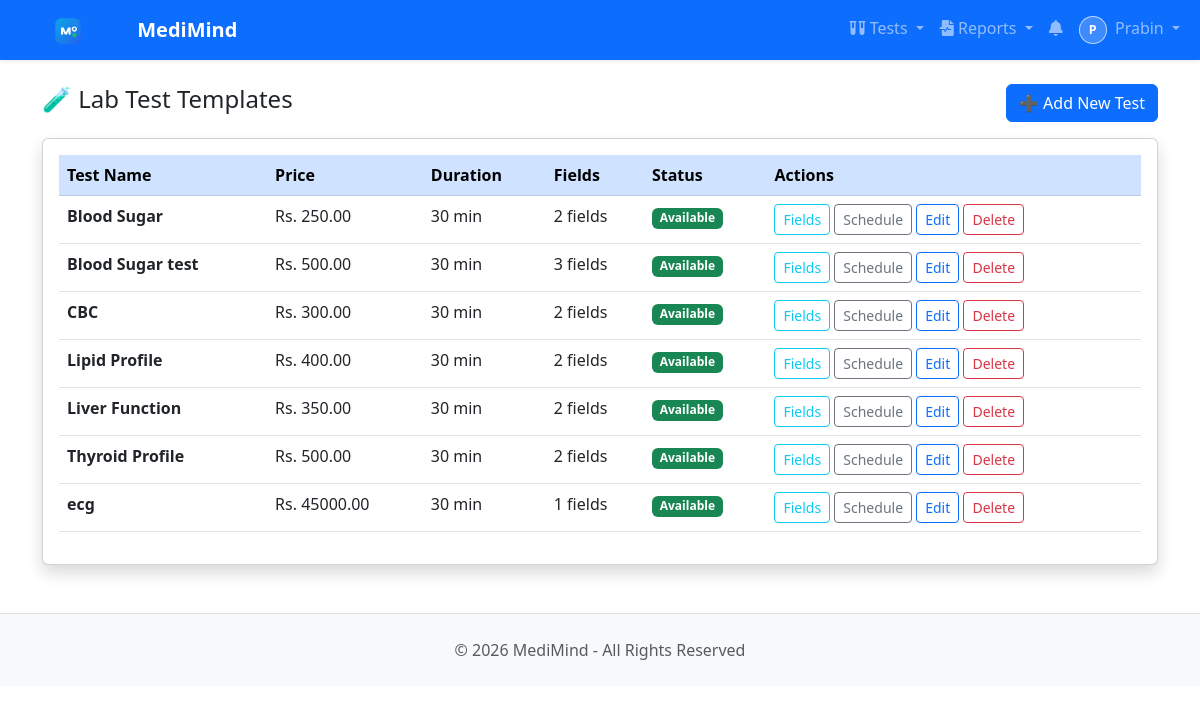
Page /lab/templates/ (signed in) on the committed database.
### users/models.py (models this page shows, shortened)
class User(AbstractBaseUser, PermissionsMixin):
    ROLE_CHOICES = [
        ('PATIENT', 'Patient'),
        ('DOCTOR', 'Doctor'),
        ('NURSE', 'Nurse'),
        ('RECEPTIONIST', 'Receptionist'),
        ('LAB_TECHNICIAN', 'Lab Technician'),
        ('PHARMACIST', 'Pharmacist'),
        ('BILLING_OFFICER', 'Billing Officer'),
        ('INSURANCE_COORDINATOR', 'Insurance Coordinator'),
        ('QUALITY_COMPLIANCE_OFFICER', 'Quality Compliance Officer'),
        ('ADMIN', 'Super Admin'),
    ]
    email = models.EmailField(unique=True)
    username = models.CharField(max_length=50)
    first_name = models.CharField(max_length=150, blank=True, default='')
    last_name = models.CharField(max_length=150, blank=True, default='')
    role = models.CharField(max_length=30, choices=ROLE_CHOICES, default='PATIENT')
    is_active = models.BooleanField(default=False)  # False until email activated
    is_staff = models.BooleanField(default=False)
    date_joined = models.DateTimeField(auto_now_add=True)
    activation_token = models.CharField(max_length=200, blank=True, null=True)
    objects = UserManager()
    USERNAME_FIELD = 'email'
    REQUIRED_FIELDS = ['username']
    def get_full_name(self):
        full_name = f"{self.first_name} {self.last_name}".strip()
        return full_name or self.username

### lab/models.py (models this page shows, shortened)
class TestTemplate(models.Model):
    name = models.CharField(max_length=200, unique=True)
    description = models.TextField(blank=True)
    preparation = models.TextField(
        blank=True,
        help_text="Instructions before test e.g. Fast for 8 hours"
    )
    price = models.DecimalField(max_digits=8, decimal_places=2)
    duration_minutes = models.IntegerField(
        default=30,
        help_text="How long the test takes"
    )
    is_available = models.BooleanField(default=True)
    created_at = models.DateTimeField(auto_now_add=True)
    class Meta:
        ordering = ['name']

### lab/views.py (the view)
# urls.py: path('templates/', views.template_list, name='template_list'),
@login_required
def template_list(request):
    if request.user.role != 'ADMIN':
        messages.error(request, 'Access denied.')
        return redirect('users:dashboard')
    templates = TestTemplate.objects.all()
    return render(request, 'lab/template_list.html', {'templates': templates})

### notifications/context_processors.py (called while the page is built)
def unread_notifications(request):
    if request.user.is_authenticated:
        count = Notification.objects.filter(recipient=request.user, is_read=False).count()
        return {'unread_notification_count': count}
    return {'unread_notification_count': 0}

### templates/lab/template_list.html (shortened to what this page needs)
{% extends 'base.html' %}
{% block content %}
<div class="d-flex justify-content-between align-items-center mb-3">
    <h4>🧪 Lab Test Templates</h4>
    <a href="{% url 'lab:template_create' %}" class="btn btn-primary">➕ Add New Test</a>
</div>
<div class="card shadow">
    <div class="card-body">
        <table class="table table-hover">
            <thead class="table-primary">
                <tr><th>Test Name</th><th>Price</th><th>Duration</th><th>Fields</th><th>Status</th><th>Actions</th></tr>
            </thead>
            <tbody>
                {% for template in templates %}
                <tr>
                    <td><strong>{{ template.name }}</strong></td>
                    <td>Rs. {{ template.price }}</td>
                    <td>{{ template.duration_minutes }} min</td>
                    <td>{{ template.fields.count }} fields</td>
                    <td>{% if template.is_available %}<span class="badge bg-success">Available</span>{% else %}<span class="badge bg-danger">Unavailable</span>{% endif %}</td>
                    <td>
                        <a href="{% url 'lab:template_fields' template.pk %}" class="btn btn-sm btn-outline-info">Fields</a>
                        <a href="{% url 'lab:template_schedule' template.pk %}" class="btn btn-sm btn-outline-secondary">Schedule</a>
                        <a href="{% url 'lab:template_edit' template.pk %}" class="btn btn-sm btn-outline-primary">Edit</a>
                        <a href="{% url 'lab:template_delete' template.pk %}" class="btn btn-sm btn-outline-danger">Delete</a>
                    </td>
                </tr>
                {% empty %}
                <tr><td colspan="6" class="text-center text-muted py-4">No test templates yet.</td></tr>
                {% endfor %}
            </tbody>
        </table>
    </div>
</div>
{% endblock %}

### templates/base.html (shortened to what this page needs)
{% load static %}
<!DOCTYPE html>
<html lang="en">
<head>
    <link href="https://cdn.jsdelivr.net/npm/bootstrap@5.3.0/dist/css/bootstrap.min.css" rel="stylesheet">
    <link href="https://cdnjs.cloudflare.com/ajax/libs/font-awesome/6.0.0/css/all.min.css" rel="stylesheet">
</head>
<body>
{% if user.is_authenticated %}
<nav class="navbar navbar-expand-lg navbar-dark bg-primary sticky-top shadow-sm">
    <div class="container-fluid">
        <a class="navbar-brand fw-bold" href="{% url 'users:dashboard' %}">
            <img src="{% static 'branding/medimind-logo.svg' %}" alt="MediMind" width="112" height="28" loading="eager" decoding="async" class="me-2">
            MediMind
        </a>
        <div class="collapse navbar-collapse" id="navbarNav">
            <div class="navbar-nav ms-auto">
                {% if user.role == 'PATIENT' or user.role == 'LAB_TECHNICIAN' or user.role == 'RECEPTIONIST' or user.role == 'ADMIN' %}
                <div class="nav-item dropdown">
                    <a class="nav-link dropdown-toggle" href="#" id="testsDropdown" role="button" data-bs-toggle="dropdown">
                        <i class="fas fa-vials"></i> Tests
                    </a>
                </div>
                {% endif %}
                <div class="nav-item dropdown">
                    <a class="nav-link dropdown-toggle" href="#" id="reportsDropdown" role="button" data-bs-toggle="dropdown">
                        <i class="fas fa-file-waveform"></i> Reports
                    </a>
                </div>
                <a class="nav-link" href="{% url 'notifications:notification_list' %}" title="Notifications">
                    <i class="fas fa-bell"></i>
                </a>
                <div class="nav-item dropdown">
                    <a class="nav-link dropdown-toggle" href="#" id="userDropdown" role="button" data-bs-toggle="dropdown">
                        {% if user.role == 'PATIENT' and user.patient_profile and user.patient_profile.image %}
                            <img src="{{ user.patient_profile.image.url }}" alt="{{ user.username }}" class="nav-avatar me-1">
                        {% elif user.role == 'DOCTOR' and user.doctor_profile and user.doctor_profile.photo %}
                            <img src="{{ user.doctor_profile.photo.url }}" alt="{{ user.username }}" class="nav-avatar me-1">
                        {% else %}
                            <span class="nav-avatar-fallback me-1">{{ user.username|slice:":1"|upper }}</span>
                        {% endif %}
                        {{ user.first_name|default:user.username }}
                    </a>
                </div>
            </div>
        </div>
    </div>
</nav>
{% endif %}
<div class="{% if user.is_authenticated %}container{% else %}container-fluid{% endif %} mt-4">
    {% block content %}{% endblock %}
</div>
<footer class="bg-light text-muted py-4 mt-5 border-top">
    <div class="container text-center">
        <p class="mb-0">&copy; 2026 MediMind - All Rights Reserved</p>
    </div>
</footer>
</body>
</html>

### templates/base.html (style rules this page uses)
.nav-avatar-fallback { width: 28px; height: 28px; border-radius: 50%; display: inline-flex; align-items: center; justify-content: center; font-size: 0.78rem; font-weight: 700; background: rgba(255, 255, 255, 0.2); border: 1px solid rgba(255, 255, 255, 0.65); color: #fff; }

### rows in the picture
User: username "P", first_name "Prabin"
TestTemplate: name "Blood Sugar", price "250.00", duration_minutes "30", fields.count "2", is_available "Available"
TestTemplate: name "Blood Sugar test", price "500.00", duration_minutes "30", fields.count "3", is_available "Available"
TestTemplate: name "CBC", price "300.00", duration_minutes "30", fields.count "2", is_available "Available"
TestTemplate: name "Lipid Profile", price "400.00", duration_minutes "30", fields.count "2", is_available "Available"
TestTemplate: name "Liver Function", price "350.00", duration_minutes "30", fields.count "2", is_available "Available"
TestTemplate: name "Thyroid Profile", price "500.00", duration_minutes "30", fields.count "2", is_available "Available"
TestTemplate: name "ecg", price "45000.00", duration_minutes "30", fields.count "1", is_available "Available"
